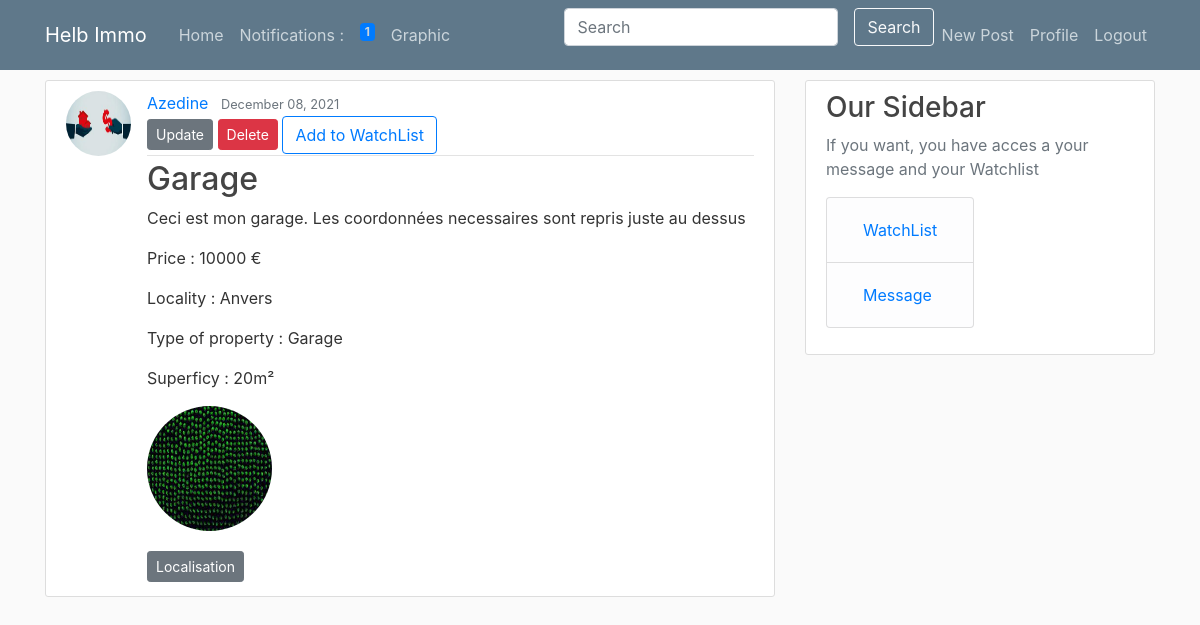
/post/62/ (signed in), run on the app's committed database.
### blog/models.py (models this page shows, shortened)
class Post(models.Model):
    title= models.CharField(max_length=100)
    image = models.ImageField(null = True, blank = True, upload_to='images/')
    price = models.IntegerField(default= '')
    locality = models.CharField(max_length=20, default= '')
    Type_of_property = models.CharField(max_length= 20, default='')
    superficy = models.IntegerField(default='')
    content= models.TextField()
    date_posted= models.DateTimeField(default= timezone.now)
    author= models.ForeignKey(User, on_delete=models.CASCADE)
    favourites = models.ManyToManyField(User, related_name= 'favourite', default=None, blank=True)

### users/models.py (models this page shows, shortened)
class Profile (models.Model):
    user = models.OneToOneField(User, on_delete=models.CASCADE)
    image = models.ImageField(default='default.jpg', upload_to='profile_pics')

### blog/views.py (the view)
# urls.py: path('post/<int:pk>/', PostDetailView.as_view(), name='post-detail'),
class PostDetailView(DetailView):
    model = Post

### blog/templatetags/custom_tags.py (called while the page is built)
@register.inclusion_tag('blog/show_notifications.html', takes_context=True)
def show_notifications(context):
    request_user = context['request'].user
    notifications = Notification.objects.filter(to_user=request_user).exclude(user_has_seen=True).order_by('-date')
    return {'notifications' : notifications}

### blog/templates/blog/post_detail.html
{% extends "blog/base.html" %}
{% block content %}
<article class="media content-section">
    <img class="rounded-circle article-img" src="{{ object.author.profile.image.url }}">
    <div class="media-body">
        <div class="article-metadata">
            <a class="mr-2" href="{% url 'user-posts' object.author.username %}">{{ object.author }}</a>
            <small class="text-muted">{{ object.date_posted|date:"F d, Y"}}</small>
            <div>
            {% if object.author == user%}
                <a class="btn btn-secondary btn-sm mt-1 mb-1" href="{% url 'post-update' object.id %}">Update</a>
                <a class="btn btn-danger btn-sm mt-1 mb-1" href="{% url 'post-delete' object.id %}">Delete</a>
            {% endif %}
                     <a href="{% url 'favourite_add' post.id %}" class="btn btn-outline-primary"> Add to WatchList </a>
            </div>
        </div>
        <h2 class="article-title">{{ object.title }}</h2>
        <p class="article-content">{{ object.content }}</p>
        <div>
                    <p class="article-price">Price : {{ post.price }} €</p>
                    <p class="article-locality">Locality : {{ post.locality }}</p>
                    <p class="article-Type_of_property">Type of property : {{ post.Type_of_property }}</p>
                    <p class="article-superficy">Superficy : {{ post.superficy}}m²</p>
            <div>
                {% if post.image %}
                   <img  class="rounded-circle account-img" src=" {{ post.image.url}}">
                    {% endif %}
            </div>
            <a class="btn btn-secondary btn-sm mt-1 mb-1" href="{% url 'post-localisation' %}">Localisation</a>
        </div>
    </div>
</article>
{% endblock content %}

### blog/static/main.css (style rules this page uses)
body { background: #fafafa; color: #333333; margin-top: 5rem; }
h1, h2, h3, h4, h5, h6 { color: #444444; }
.content-section { background: #ffffff; padding: 10px 20px; border: 1px solid #dddddd; border-radius: 3px; margin-bottom: 20px; }
.article-title { color: #444444; }
.article-content { white-space: pre-line; }
.article-img { height: 65px; width: 65px; margin-right: 16px; }
.article-metadata { padding-bottom: 1px; margin-bottom: 4px; border-bottom: 1px solid #e3e3e3 }
.account-img { height: 125px; width: 125px; margin-right: 20px; margin-bottom: 16px; }

### data on the page
Post: author.profile.image (picture), author "Azedine", date_posted "December 08, 2021", title "Garage", content "Ceci est mon garage. Les coordonnées necessaires sont repris juste au dessus", price "10000", locality "Anvers", Type_of_property "Garage", superficy "20", image (picture)

### other printed values
{{ notifications.count }} "1"
